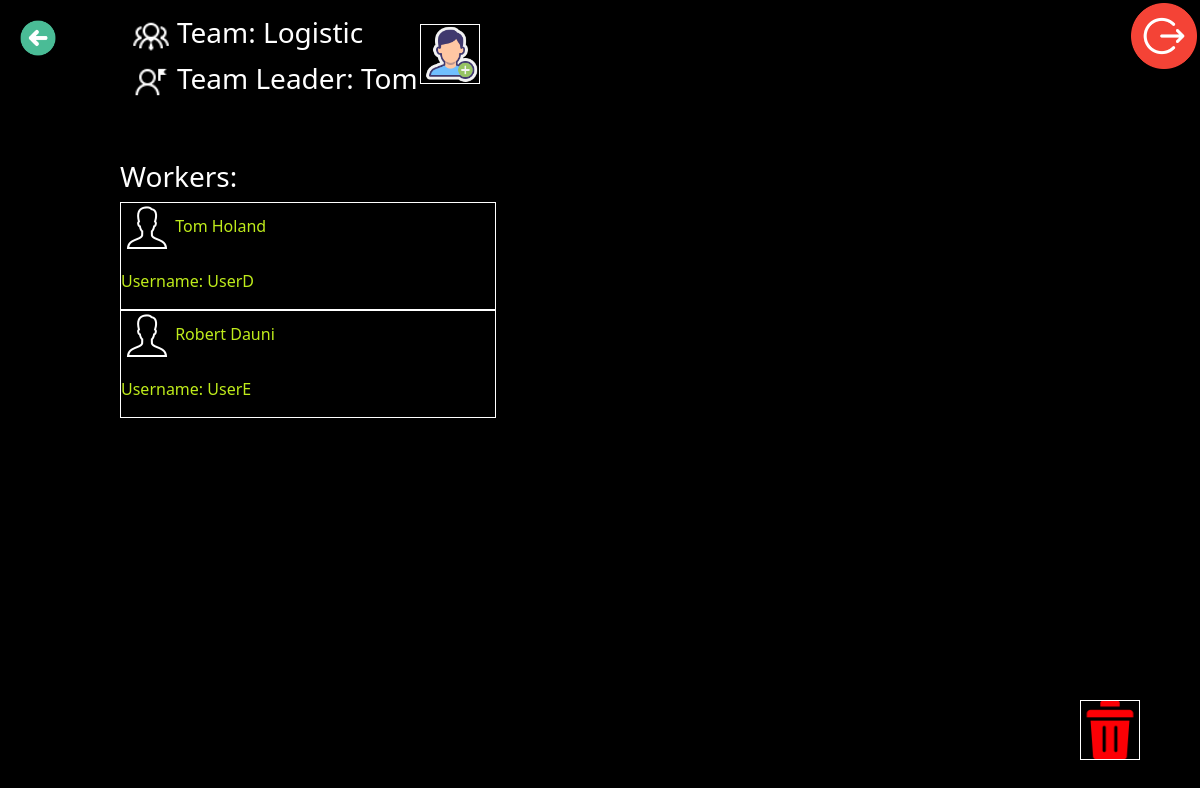
Before: /tasks/list-workers/15 (signed in) with the older database file.
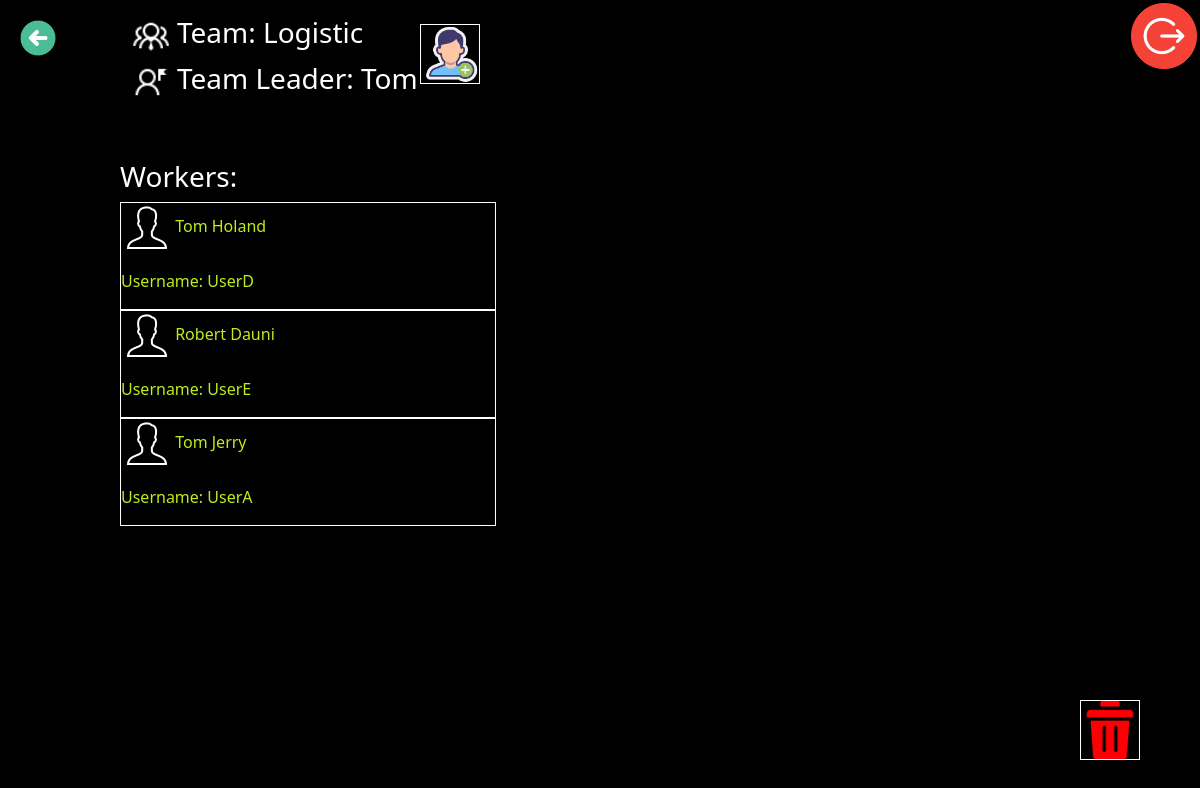
After: the same page with the newer database file.
### listWorkers/models.py (models this page shows, shortened)
class TeamsList(Model):
    id_admin = IntegerField("id_admin", max_length=1000, null=False)
    name_team = CharField("name_team", max_length=1000, null=False)
    class Meta:
        verbose_name = "Teams"
        verbose_name_plural = "Teams"

class Workers(Model):
    id_team = IntegerField("id_team", max_length=1000, null=True)
    id_admin = IntegerField("id_admin", max_length=1000, null=True)
    id_worker = IntegerField("id_worker", max_length=1000, null=False)
    username = CharField("username", max_length=1000, null=False)
    first_name = CharField("first_name", max_length=1000, null=False)
    last_name = CharField("last_name", max_length=1000, null=False)
    class Meta:
        verbose_name = "Workers"
        verbose_name_plural = "Workers"

### listWorkers/views/views_team.py (the view)
# urls.py: path("list-workers/<int:id_team>", list_workers, name="list_workers"),
@login_required
def list_workers(request, id_team):
    nameteam = TeamsList.objects.filter(id=id_team)
    info_admin = None
    for i in nameteam:
        info_admin = i.id_admin
    name_admin = User.objects.filter(id=info_admin)
    db = Workers.objects.filter(id_team=id_team)
    data = {
        "db": db,
        "id_team": id_team,
        "nameteam": nameteam,
        "name_admin": name_admin,
    }
    return render(request, "listWorkers/list_workers.html", context=data)

### listWorkers/templates/listWorkers/list_workers.html (shortened to what this page needs)
{% extends 'listWorkers/base.html' %}
{% load static %}
{% block css_aditional %}
<link rel="stylesheet" href="{% static 'listWorkers/css/list_workers.css'%}">
{% endblock %}
{% block content %}
<a href="{% url 'logout' %}"><img align="right" src="/static/listWorkers/img/logout.png" id="logout">  </a>
<a href="{% url 'profile_user' %}"> <img id="back" src="/static/listWorkers/img/back2.png"> </a>
<a href="{% url 'add_an_employee' id_team %}"><img id="add_employee" src="/static/listWorkers/img/add_worker.png"></a>
    <div id="info_team">
    {% for item in nameteam %}
        <h3 id="name_team"> <img id="teams2" src="/static/listWorkers/img/teams2.png"> Team:  {{item.name_team}} </h3>
    {% endfor %}
    {% for item in name_admin %}
         <h3 id="info_admin"> <img id="leader" src="/static/listWorkers/img/leader.png"> Team Leader:  {{item.first_name}}  </h3>
    {% endfor %}
    </div>
    <div id="block">
        <h3 id="workers"> Workers: </h3>
        {% for item in db %}
            <div id="block_employe">
            <p> <img id="employee" src="/static/listWorkers/img/employee.png"> <a id="info_employee" href="{% url 'task_list_url' item.id_team item.id_worker %}">{{item.first_name}} {{item.last_name}} <br> <p id="username">Username: {{item.username}}</p></a>
            </div>
                {% endfor %}
    </div>
<a href="{% url 'delete_team' id_team %}"> <img  id="del_team" src="/static/listWorkers/img/delete3.png"> </a>
{% endblock %}

Changed rows visible on the page:
added Workers: first_name "Tom", last_name "Jerry", username "UserA"
